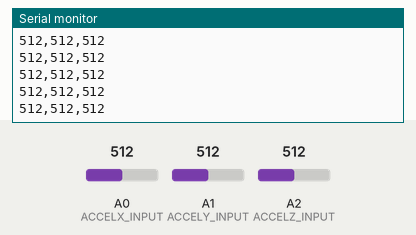
A sketch run on a simulated Arduino Uno, built with avr-gcc and run on an emulated ATmega328P. Shown: the last lines printed to the serial monitor. Inputs (shaded band) come from the test bench; at power-on: A0 (ACCELX_INPUT) = 512, A1 (ACCELY_INPUT) = 512, A2 (ACCELZ_INPUT) = 512.

Above: at 1.2 s.
1.3 s: A0 (ACCELX_INPUT) set to 11
At 2.2 s:
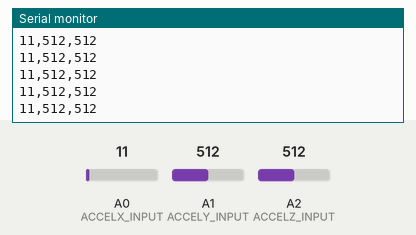
2.8 s: A0 (ACCELX_INPUT) set to 8
At 3.6 s:
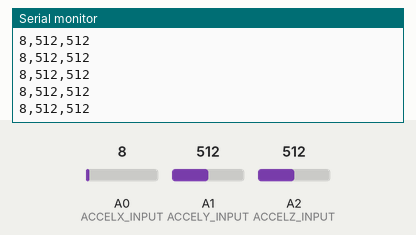
8.8 s: A0 (ACCELX_INPUT) set to 88
At 9.4 s:
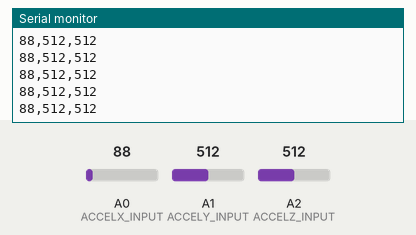
10.3 s: A0 (ACCELX_INPUT) set to 105
At 11.0 s:
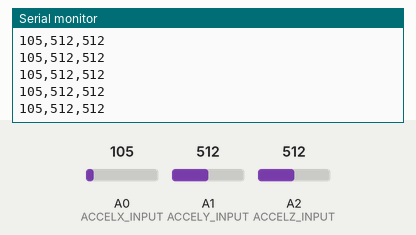
Timing chart, 0 to 12.8 s (numbered marks = the images above; inputs shaded):
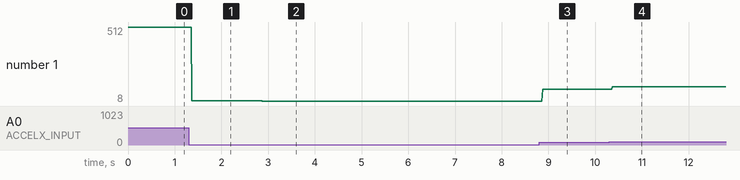

The sketch:

ADXL335.ino
```cpp
/*
 * Reads in the x, y, and z accelerometer values from the ADXL335. See wiring diagram here:
 * https://learn.adafruit.com/adafruit-analog-accelerometer-breakouts/arduino-wiring
 *
 * To calibrate the ADXL335, read this tutorial:
 * https://learn.adafruit.com/adafruit-analog-accelerometer-breakouts/calibration-and-programming
 *
 * By Jon Froehlich
 * http://makeabilitylab.io
 */

const int ACCELX_INPUT = A0; // accel x is hooked up to A0
const int ACCELY_INPUT = A1; // accel y is hooked up to A0
const int ACCELZ_INPUT = A2; // accel z is hooked up to A0

void setup() {
  Serial.begin(9600); // to print values to the screen
}

void loop() {

  int accelX = analogRead(ACCELX_INPUT);
  delay(1); // recall that we want to delay by 1ms between consecutive analogReads
  int accelY = analogRead(ACCELY_INPUT);
  delay(1); // recall that we want to delay by 1ms between consecutive analogReads
  int accelZ = analogRead(ACCELZ_INPUT);

  // Print values to serial
  Serial.print(accelX);
  Serial.print(",");
  Serial.print(accelY);
  Serial.print(",");
  Serial.print(accelZ);
  Serial.println();
}
```

Measured:
- after the input at 1.3 s, the serial monitor: prints a new line after 0.07 s (image 1)
- after the input at 2.8 s, the serial monitor: prints a new line after 0.08 s (image 2)
- after the input at 8.8 s, the serial monitor: prints a new line after 0.07 s (image 3)
- after the input at 10.3 s, the serial monitor: prints a new line after 0.07 s (image 4)
- plotted number 1: 512 → 11 after the input at 1.3 s, 11 → 8 after the input at 2.8 s, 8 → 88 after the input at 8.8 s, 88 → 105 after the input at 10.3 s
